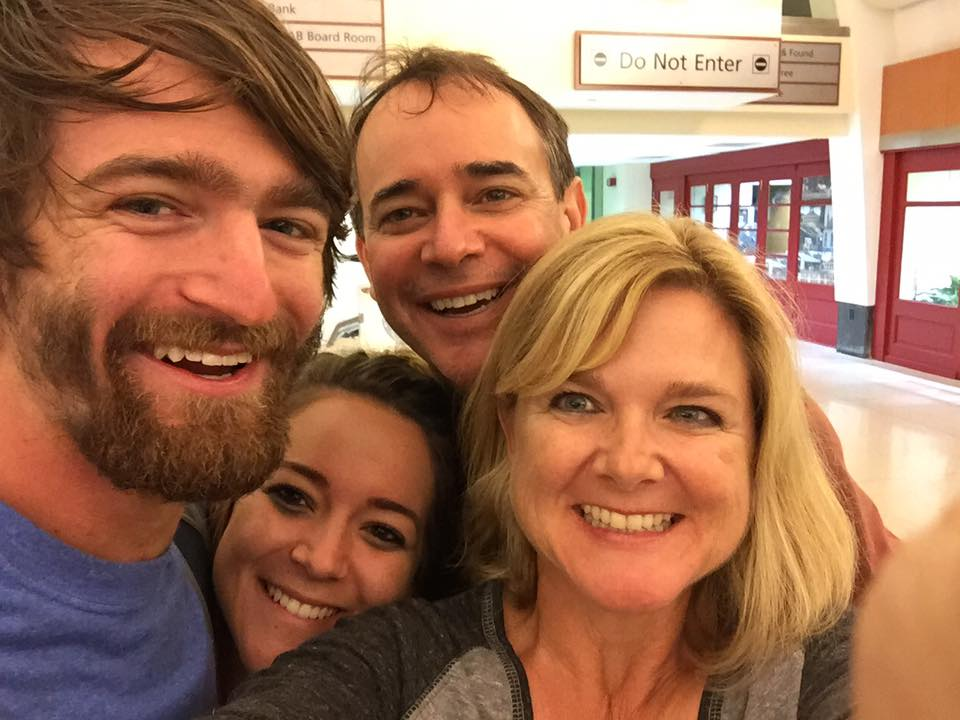
#> input picture newExamples/Me_30DaysInWoodsReturn.jpg, 960 x 720 px
$ python Img_Transform.py
#> lines starting #> are read from the running program, lines starting #| are printed output that depends on the picture
from PIL import Image

grizzly = Image.open("Me_30DaysInWoodsReturn.jpg")
#> grizzly is the input picture: PIL image 960x720 RGB; mean R, G, B 159.5, 111.9, 85.4

square_griz = grizzly.resize((250,250))
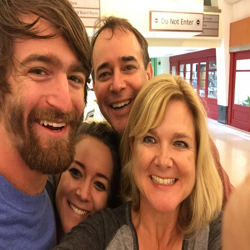
#> square_griz: PIL image 250x250 RGB; mean R, G, B 159.4, 111.9, 85.3
flip_griz = grizzly.transpose(Image.FLIP_LEFT_RIGHT)
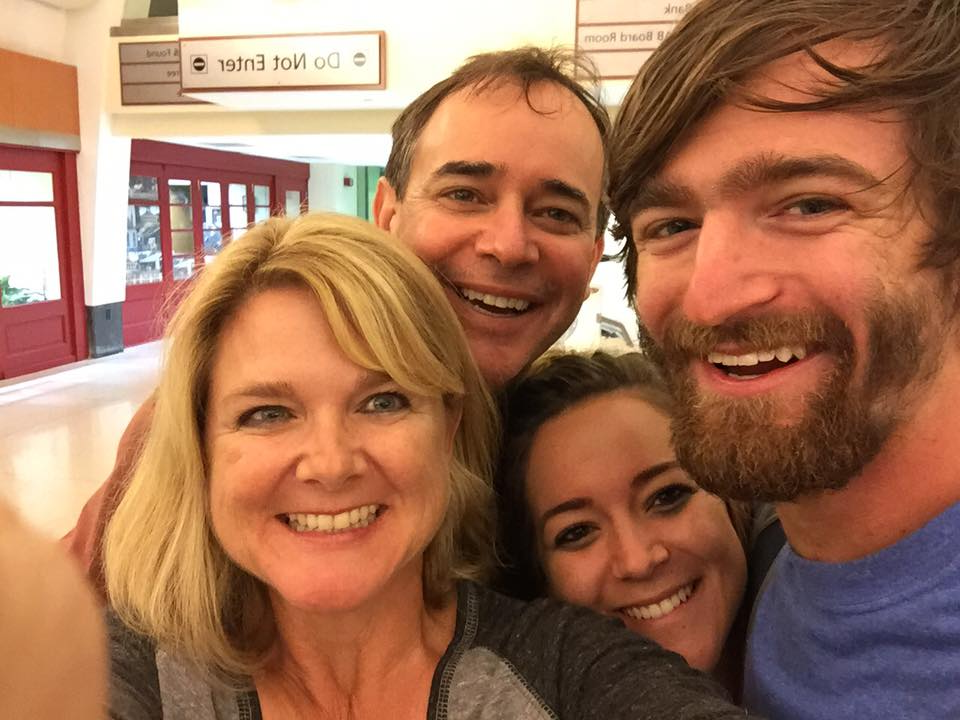
#> flip_griz: PIL image 960x720 RGB; mean R, G, B 159.5, 111.9, 85.4
spin_griz = grizzly.transpose(Image.ROTATE_90)
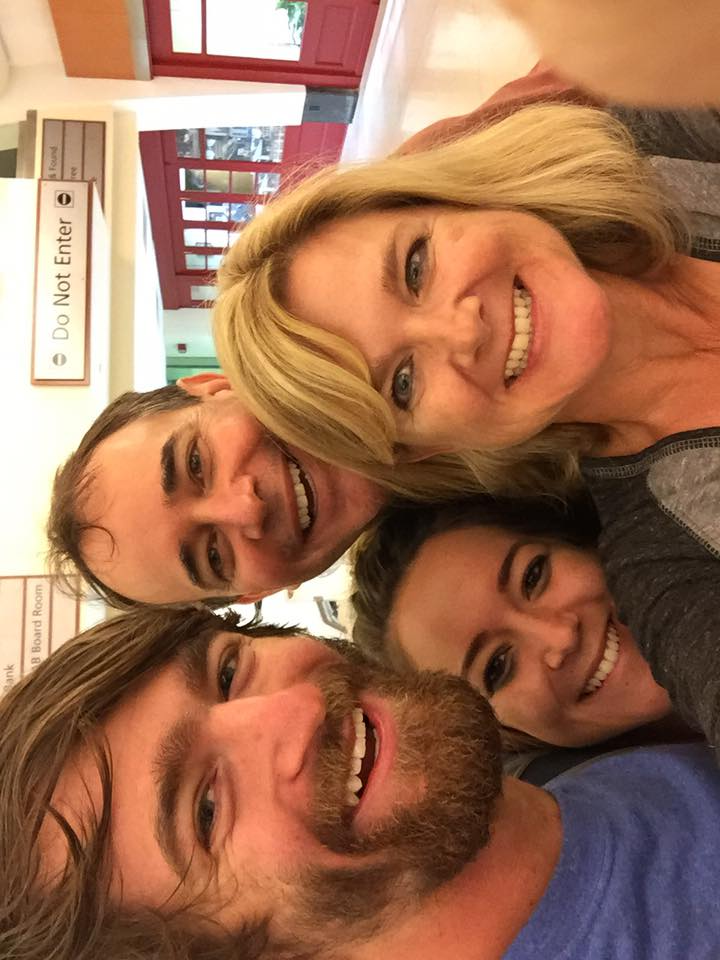
#> spin_griz: PIL image 720x960 RGB; mean R, G, B 159.5, 111.9, 85.4

square_griz.show()
flip_griz.show()
spin_griz.show()

$ run again, with newExamples/me_90MilePaddleCORvr.jpg copied over newExamples/Me_30DaysInWoodsReturn.jpg
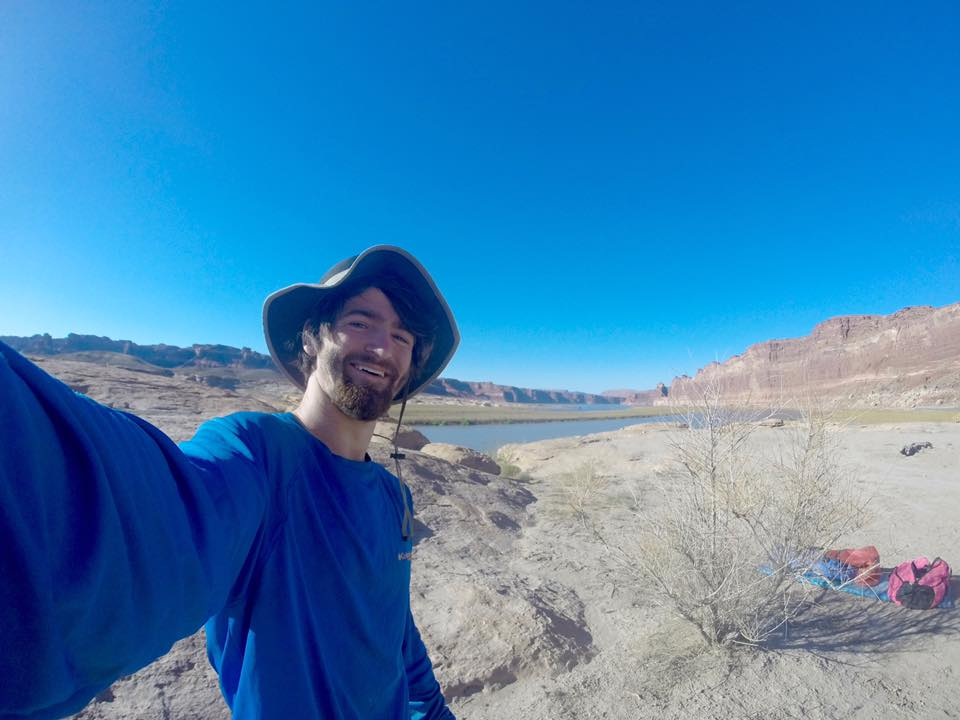
#> input picture newExamples/me_90MilePaddleCORvr.jpg, 960 x 720 px
#> grizzly is the input picture: PIL image 960x720 RGB; mean R, G, B 66.6, 130.9, 180.7
#> `flip_griz = grizzly.transpose(Image.FLIP_LEFT_RIGHT)`:
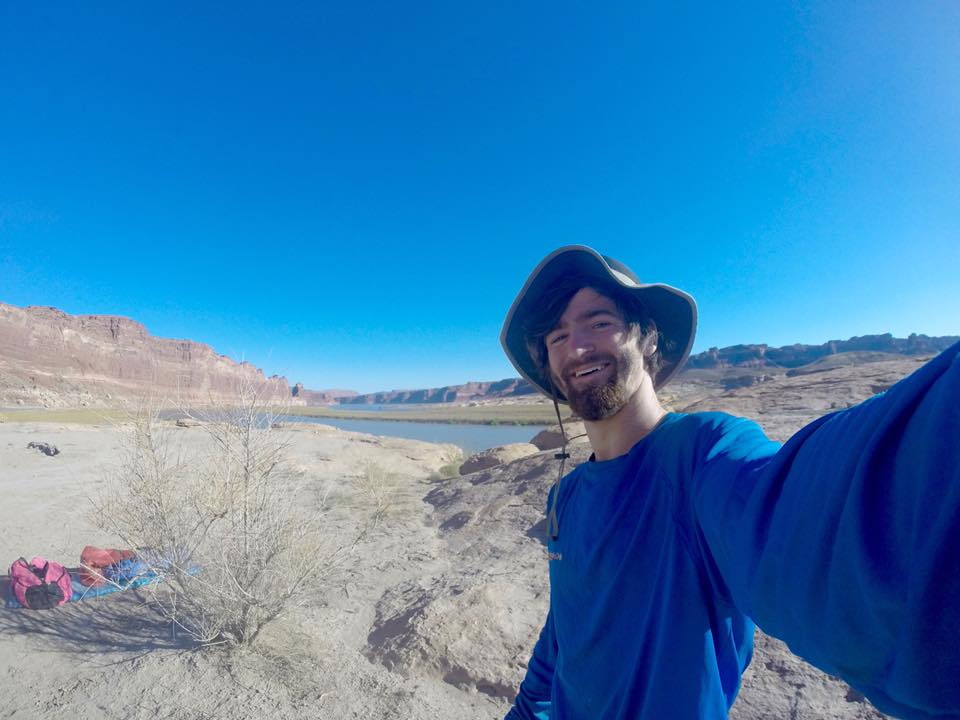
#> flip_griz: PIL image 960x720 RGB; mean R, G, B 66.6, 130.9, 180.7
#> `spin_griz = grizzly.transpose(Image.ROTATE_90)`:
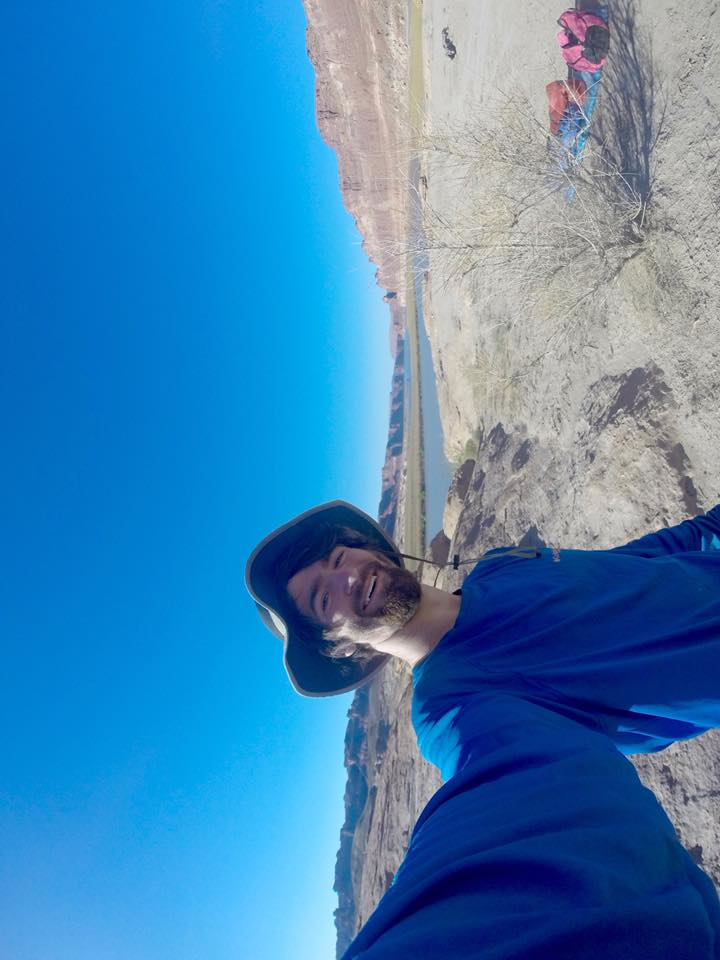
#> spin_griz: PIL image 720x960 RGB; mean R, G, B 66.6, 130.9, 180.7

$ run again, with newExamples/me_ReidCrestedButte.jpg copied over newExamples/Me_30DaysInWoodsReturn.jpg
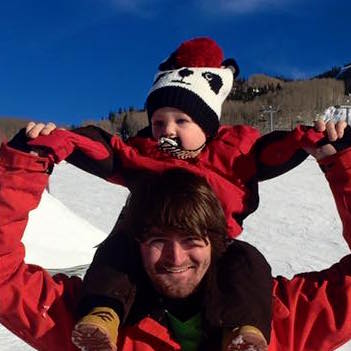
#> input picture newExamples/me_ReidCrestedButte.jpg, 351 x 351 px
#> grizzly is the input picture: PIL image 351x351 RGB; mean R, G, B 84.8, 67, 87.4
#> `flip_griz = grizzly.transpose(Image.FLIP_LEFT_RIGHT)`:
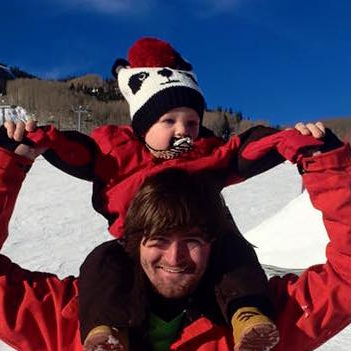
#> flip_griz: PIL image 351x351 RGB; mean R, G, B 84.8, 67, 87.4
#> `spin_griz = grizzly.transpose(Image.ROTATE_90)`:
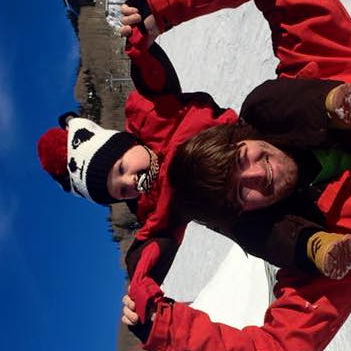
#> spin_griz: PIL image 351x351 RGB; mean R, G, B 84.8, 67, 87.4

$ run again, with newExamples/me_UintaSummit.jpg copied over newExamples/Me_30DaysInWoodsReturn.jpg
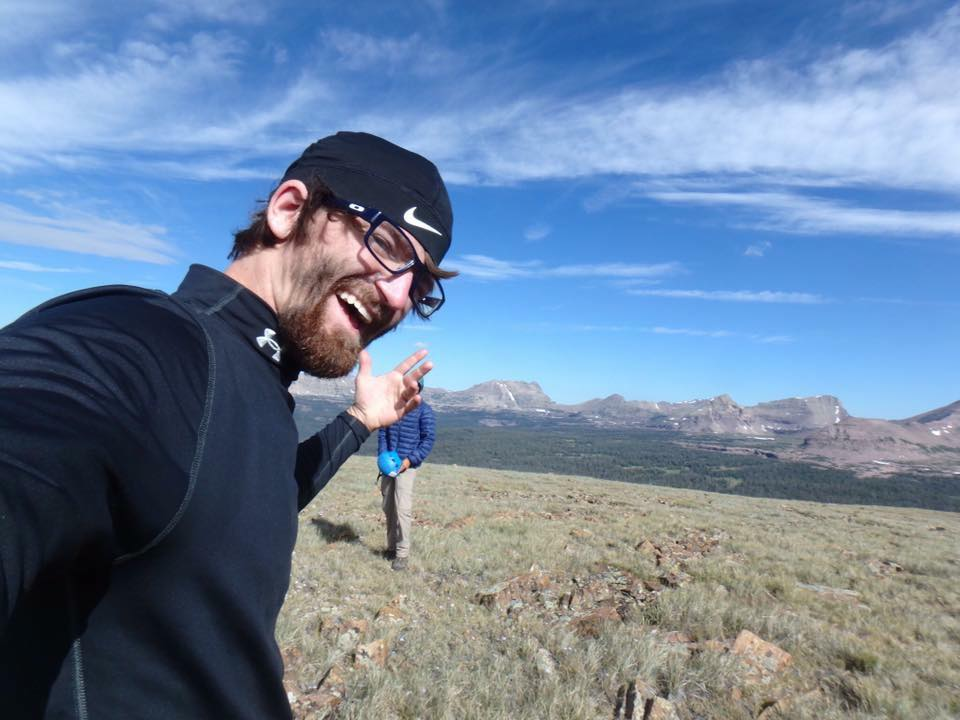
#> input picture newExamples/me_UintaSummit.jpg, 960 x 720 px
#> grizzly is the input picture: PIL image 960x720 RGB; mean R, G, B 109.3, 130.7, 157.7
#> `flip_griz = grizzly.transpose(Image.FLIP_LEFT_RIGHT)`:
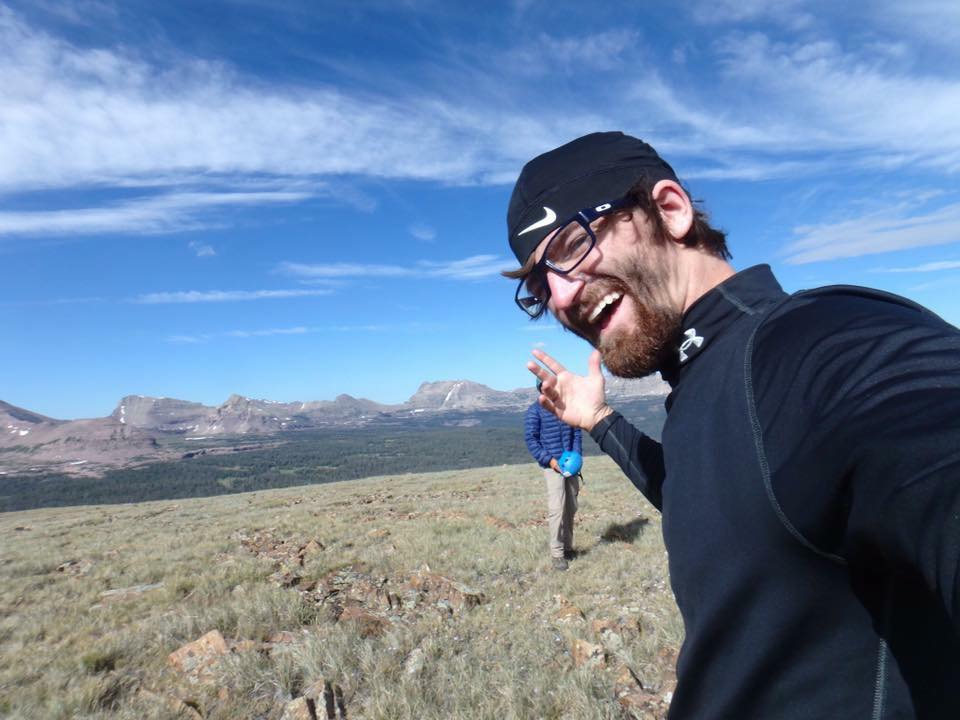
#> flip_griz: PIL image 960x720 RGB; mean R, G, B 109.3, 130.7, 157.7
#> `spin_griz = grizzly.transpose(Image.ROTATE_90)`:
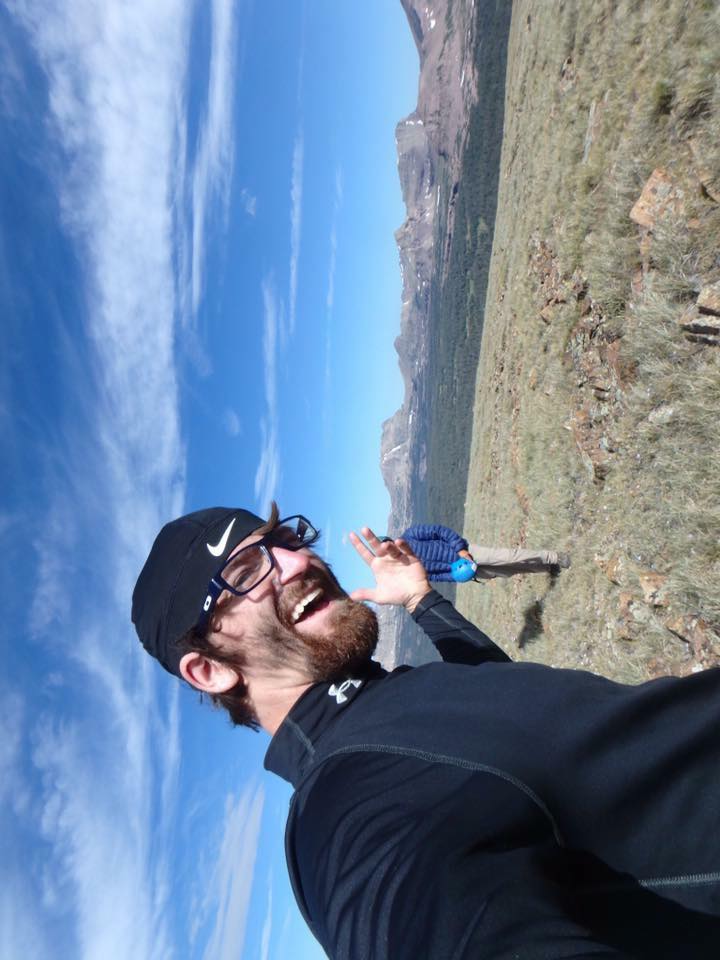
#> spin_griz: PIL image 720x960 RGB; mean R, G, B 109.3, 130.7, 157.7
